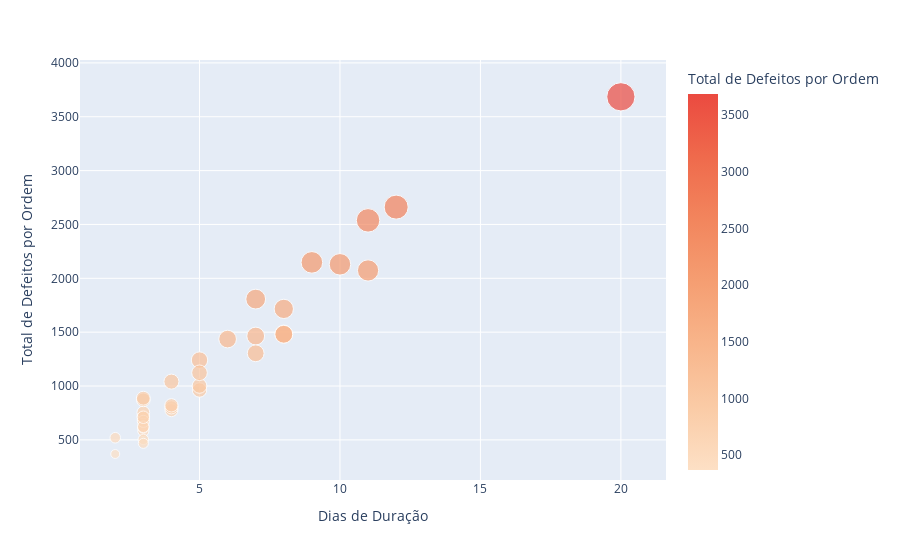

The cell this chart's notebook holds for it:
### Code cell
px.scatter(data_frame=duracao_por_ordem, 
           x='Dias de Duração', 
           y='Total de Defeitos por Ordem', 
           color='Total de Defeitos por Ordem', 
           color_continuous_scale='peach', 
           size='Total de Defeitos por Ordem')

### Figure 1 — Plotly figure (JSON) as saved in the notebook; plotly's stock layout.template omitted (floating-point values rounded to 4 significant figures)
{"data": [{"hovertemplate": "Dias de Duração=%{x}<br>Total de Defeitos por Ordem=%{marker.color}<extra></extra>", "legendgroup": "", "marker": {"color": [2148, 584, 2661, 1041, 2130, 369, 1807, 3685, 1464, 505, 1241, 1483, 1480, 688, 718, 1304, 963, 776, 755, 616, 872, 672, 1001, 2538, 887, 2073, 1123, 1716, 622, 520, 802, 821, 468, 710, 1436], "coloraxis": "coloraxis", "size": [2148, 584, 2661, 1041, 2130, 369, 1807, 3685, 1464, 505, 1241, 1483, 1480, 688, 718, 1304, 963, 776, 755, 616, 872, 672, 1001, 2538, 887, 2073, 1123, 1716, 622, 520, 802, 821, 468, 710, 1436], "sizemode": "area", "sizeref": 9.213, "symbol": "circle"}, "mode": "markers", "name": "", "orientation": "v", "showlegend": false, "type": "scatter", "x": [9, 3, 12, 4, 10, 2, 7, 20, 7, 3, 5, 8, 8, 3, 3, 7, 5, 4, 3, 3, 3, 3, 5, 11, 3, 11, 5, 8, 3, 2, 4, 4, 3, 3, 6], "xaxis": "x", "y": [2148, 584, 2661, 1041, 2130, 369, 1807, 3685, 1464, 505, 1241, 1483, 1480, 688, 718, 1304, 963, 776, 755, 616, 872, 672, 1001, 2538, 887, 2073, 1123, 1716, 622, 520, 802, 821, 468, 710, 1436], "yaxis": "y"}], "layout": {"coloraxis": {"colorbar": {"title": {"text": "Total de Defeitos por Ordem"}}, "colorscale": [[0, "rgb(253, 224, 197)"], [0.1667, "rgb(250, 203, 166)"], [0.3333, "rgb(248, 181, 139)"], [0.5, "rgb(245, 158, 114)"], [0.6667, "rgb(242, 133, 93)"], [0.8333, "rgb(239, 106, 76)"], [1, "rgb(235, 74, 64)"]]}, "legend": {"itemsizing": "constant", "tracegroupgap": 0}, "margin": {"t": 60}, "xaxis": {"anchor": "y", "domain": [0, 1], "title": {"text": "Dias de Duração"}}, "yaxis": {"anchor": "x", "domain": [0, 1], "title": {"text": "Total de Defeitos por Ordem"}}}}
